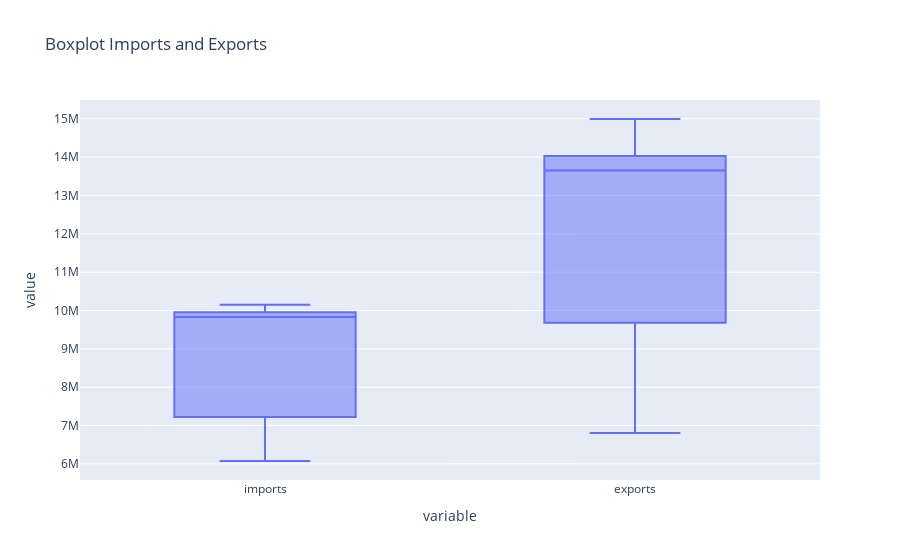

The cell this chart's notebook holds for it:
### Code cell
fig5 = px.box(imports_vs_exports,y=["imports","exports"],title="Boxplot Imports and Exports")
fig5.show()

### Figure 1 — Plotly figure (JSON) as saved in the notebook; plotly's stock layout.template omitted (floating-point values rounded to 4 significant figures)
{"data": [{"alignmentgroup": "True", "hovertemplate": "variable=%{x}<br>value=%{y}<extra></extra>", "legendgroup": "", "marker": {"color": "#636efa"}, "name": "", "notched": false, "offsetgroup": "", "orientation": "v", "showlegend": false, "type": "box", "x": ["imports", "imports", "imports", "imports", "imports", "exports", "exports", "exports", "exports", "exports"], "x0": " ", "xaxis": "x", "y": [7600760, 9830000.0, 9888997, 10151824, 6074617, 10640000.0, 15000000.0, 13650000.0, 13710000.0, 6805000.0], "y0": " ", "yaxis": "y"}], "layout": {"boxmode": "group", "legend": {"tracegroupgap": 0}, "title": {"text": "Boxplot Imports and Exports"}, "xaxis": {"anchor": "y", "domain": [0, 1], "title": {"text": "variable"}}, "yaxis": {"anchor": "x", "domain": [0, 1], "title": {"text": "value"}}}}
